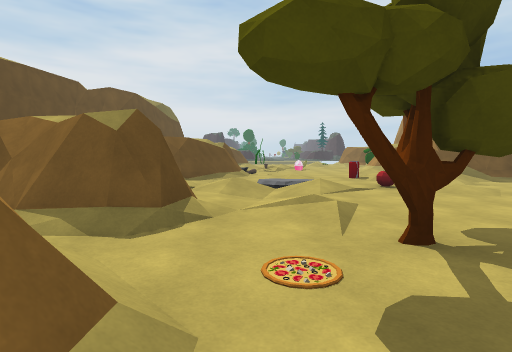
view 1 (above)

17 first-person views from a walk through a Unity game level. The camera is 1.4 m above the floor, tilts 4° down and sees 80° across. The floor is counted in squares, 2 m on a side. Each view is taken from the middle of a square. On the plan, view 1 faces up. The plan holds only what a view shows up to about 10 squares ahead; the rest is blank. The place goes on beyond the plan. The player character is not drawn. Some animated figures are left out.

view 2
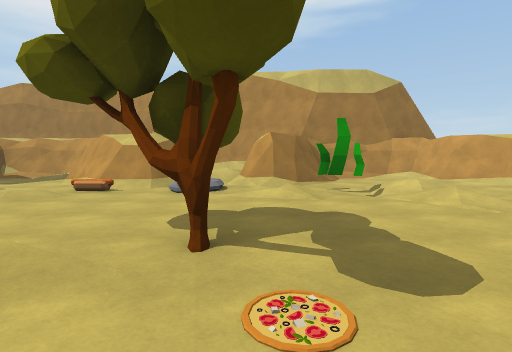

view 3
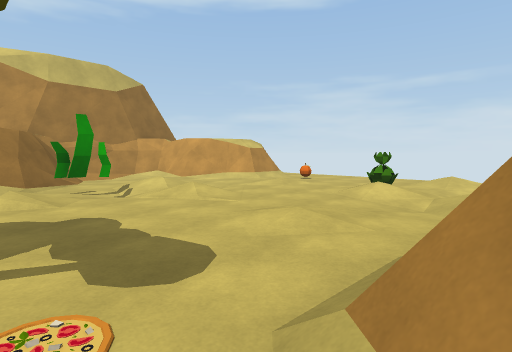

view 4
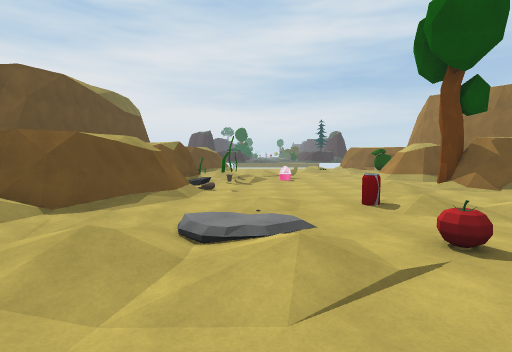

view 5
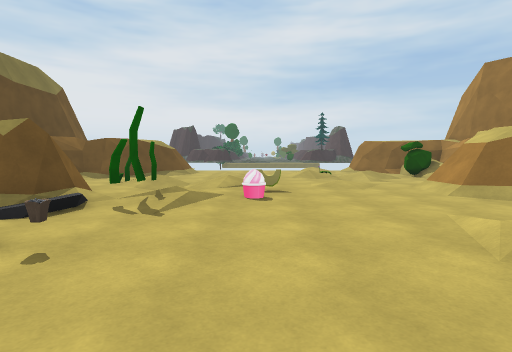

view 6
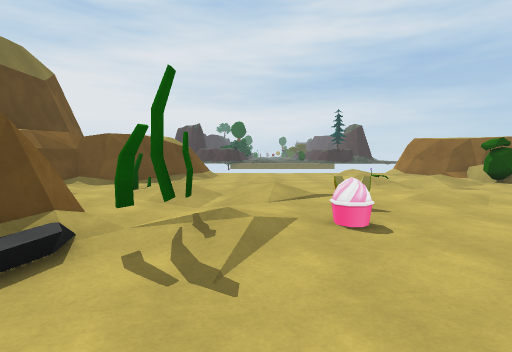

view 7
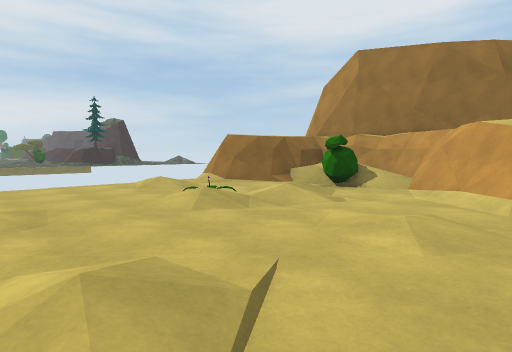

view 8
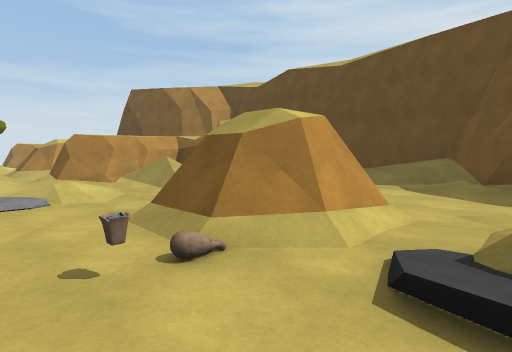

view 9
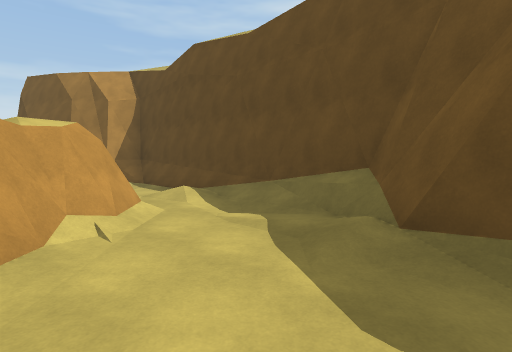

view 10
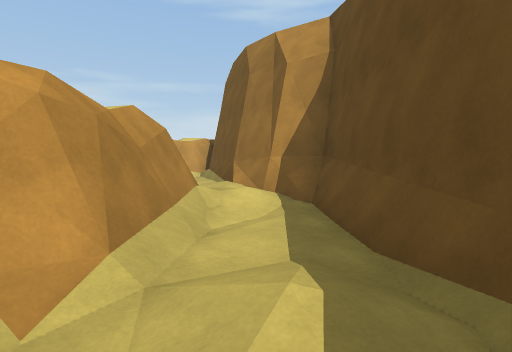

view 11
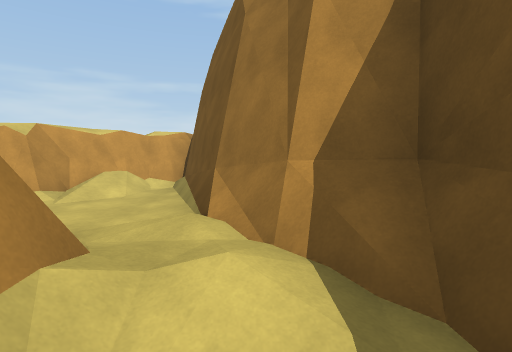

view 12
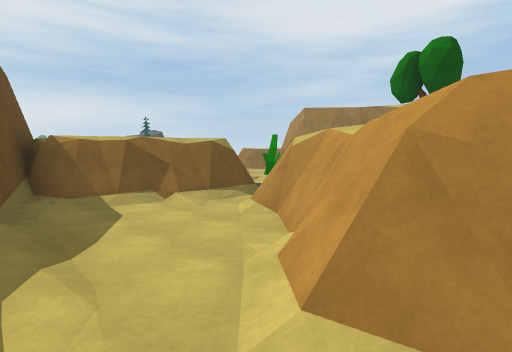

view 13
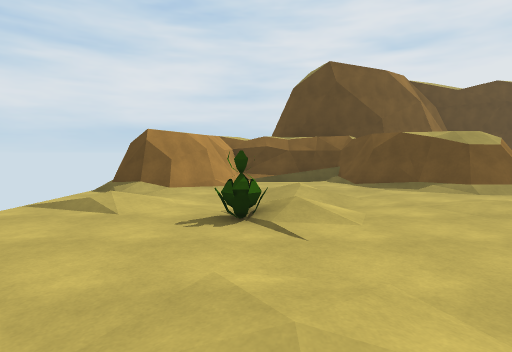

view 14
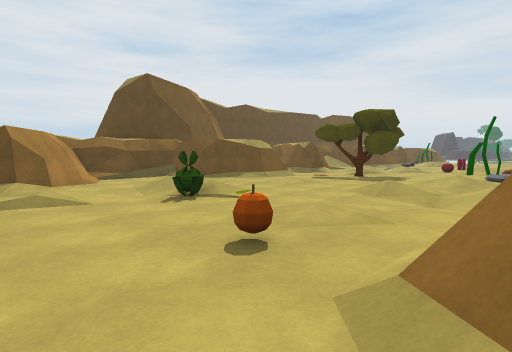

view 15
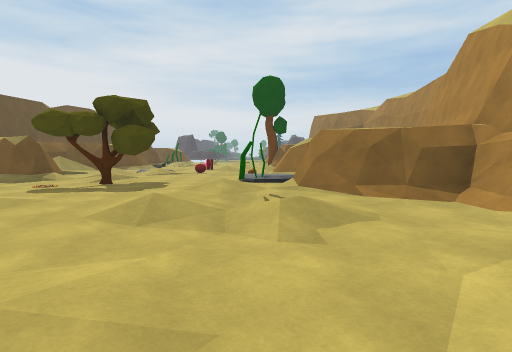

view 16
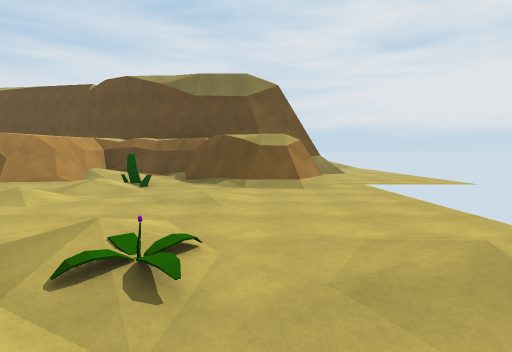

view 17
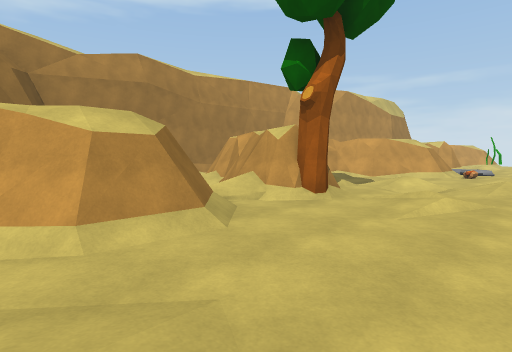

### Floor plan
Key: @ floor where view 1 was taken; # wall or solid block; . main floor; : floor 0.25 m higher than the main floor; - floor 0.25 m lower than the main floor; / step, stairs or slope; = window, fence, low wall or low ledge; O other object.
Columns run from 7 left of view 1 to 9 right of it. Each row starts with its distance up from view 1.
 25    ...
 24    ...
 23    ...
 22     .........#
 21      ##..../.####
 20      ##.....-.###
 19     ##/.:..O/.O=#
 18    ##/-...../.O##
 17    #/.O//.....###
 16   ##/..//..:./#
 15  #####.-.O...##
 14  #:####O/O...##
 13  #../##.......#
 12 ##...........O##
 11 #....##O.../.####
 10 #...###.....-./##
  9 #./###/.:.O//.//#
  8 #:/##/-. .../../#
  7 #.## ////.O...###
  6 #.##//.//..:./##
  5 #/####......O##
  4 ##/ ###./....##
  3 ##../##..O..///
  2  ##..//OOO...##
  1   #./##......###
  0   #/###@....O./##
 -1   ####/.:..///./#
 -2    ##.-...../../#
 -3   ##=.///.....###
 -4    #=..//O.:.##
 -5    ###.....O.#
 -6      ##./....#
 -7      ##.......

Where each view was taken, in squares from view 1:
view 1: 0 up, 0 right, facing up
view 2: 2 up, 1 left, facing right
view 3: 2 up, 1 left, facing down-right
view 4: 4 up, 1 right, facing up
view 5: 9 up, 2 right, facing up
view 6: 11 up, 1 right, facing up
view 7: 15 up, 1 right, facing up-right
view 8: 13 up, 1 right, facing down-left
view 9: 13 up, 3 left, facing down-left
view 10: 9 up, 6 left, facing down
view 11: 6 up, 6 left, facing down
view 12: 8 up, 6 left, facing up-right
view 13: 4 down, 5 right, facing left
view 14: 7 down, 6 right, facing up-left
view 15: 5 down, 5 right, facing up
view 16: 20 up, 6 right, facing left
view 17: 16 up, 3 right, facing down-right
